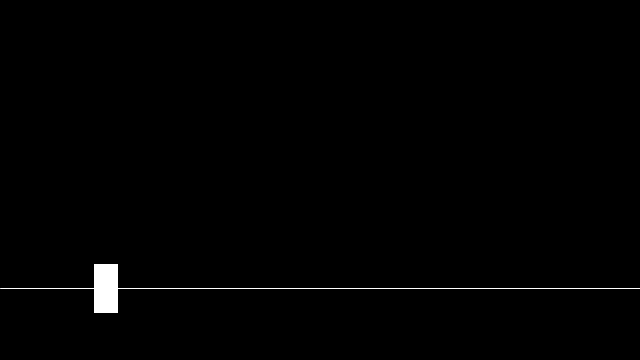
Frame 1 (no input)
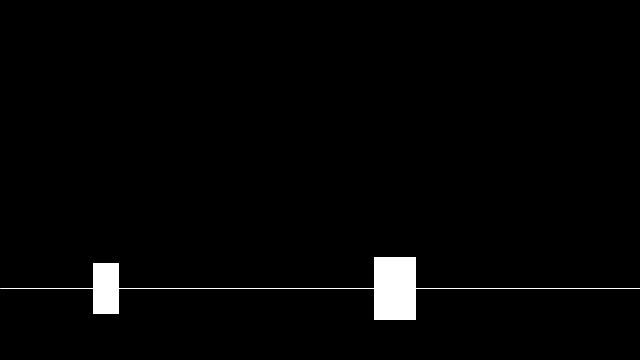
Frame 60 (the mouse pressed at the canvas centre just before this capture)
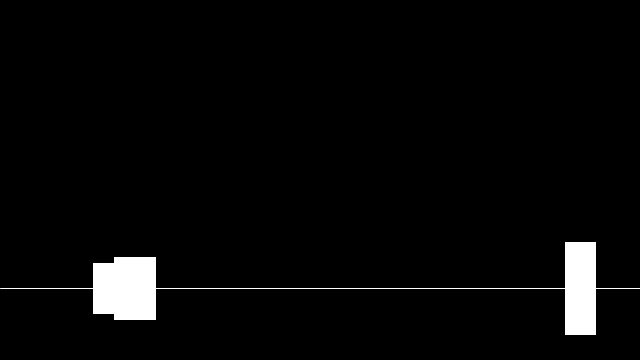
Frame 120 (the mouse held since frame 60 and released just before this capture)

The Processing sketch that drew these frames (run headless with seeded random() and noise(); from frame 60 on, the mouse is pressed at the canvas centre):

// Processing sketch: sketch_08_DinoGame
// ── sketch_08_DinoGame.pde
int width, height;
Game dinoGame;
DinoAction action;

void setup() {
  size(640, 360);
  
  // Initialize params
  width = 640;
  height = 360;
  
  dinoGame = new Game(width, height);
  dinoGame.loadCharacter(width/6, 4 * height/5);
  dinoGame.debug();
}

void draw() {
  dinoGame.display();
}

void keyPressed() {
  if (key == ' ') {
    dinoGame.dinoJump();
  }
}

// ── Dino.pde
class Dino {
  // Declare member variables
  int x,y;
  int width, height;
  
  Dino(int x, int y) {
    this.x = x;
    this.y = y;
    this.width = 25;
    this.height = 50;
  }
  
  void display() {
    fill(255);
    rectMode(CENTER);
    rect(x, y, width, height);
  }
  
  void move(int offsetX, int offsetY) {
    x = x + offsetX;
    y = y + offsetY;
  }
  
  int getX() {
    return x;
  }
  
  int getY() {
    return y;
  }
  
  int getWidth(){
    return width;
  }
  
  int getHeight(){
    return height;
  }
}

// ── DinoAction.pde
class DinoAction {
  
  int jumpHeight;
  int jumpSpeed;
  int jumpDirection;
  int posX;
  int posY;
  boolean doAction;
  
  DinoAction() {
    this.doAction = false;
  }
  
  boolean doAction() {
    return doAction;
  }
  
  void prepare(int posX, int posY) {
    if (this.doAction == false) {
      this.posX = posX;
      this.posY = posY;
      this.doAction = true;
    }
  }
  
  void prepareJump(int jumpHeight, int jumpSpeed) {
    this.jumpHeight = jumpHeight;
    this.jumpSpeed = jumpSpeed;
    this.jumpDirection = -1;
  }
  
  void jump(Dino dino, int jumpSpeed) {
    if (doAction) {
      dino.move(0, jumpDirection * jumpSpeed);
      if ((posY - dino.getY()) > jumpHeight) {
        jumpDirection = 1;
      } else if (dino.getY() == posY) {
        jumpDirection = -1;
        doAction = false;
      }
    }
  }
  
  void debug(Dino dino) {
    println("Jump Height : " + jumpHeight);
    println("Jump Direction : " + jumpDirection);
    println("Initial Postion X : " + posX);
    println("Initial Position Y : " + posY);
    println("Current Position X : " + dino.getX());
    println("Current Position Y : " + dino.getY());
  }
}

// ── Game.pde
class Game { 
  
  // Declare private variables
  int width, height;
  Dino dino;
  DinoAction action;
  ObstacleGenerator obstacleGenerator;
  int jumpHeight;
  int gameSpeed;
  Obstacle obstacle_1, obstacle_2;
  
  Game(int width, int height) {
    this.width = width;
    this.height = height;
    this.jumpHeight = 100;
    this.gameSpeed = 5;
  }
  
  Dino getDino() {
    return this.dino;
  }
  
  void loadCharacter(int x, int y) {
    dino = new Dino(x, y);
    action = new DinoAction();
    obstacleGenerator = new ObstacleGenerator(width, height);
    obstacleGenerator.prepare();
  }
  
  void display() {
    // Display the background
    background(0);
    
    // Display the character
    dino.display();
    
    // Display the obstracle
    obstacleGenerator.display();
    
    if (action.doAction()) {
      action.jump(dino, gameSpeed);
    }
    
    obstacleGenerator.move(gameSpeed);
    
    obstacleGenerator.checkBounds();
    
    obstacleGenerator.collision(dino);
    
    stroke(255);
    line(0, 4 * height/5, width, 4 * height/5);
  }
  
  void dinoJump() {
    action.prepare(dinoGame.getDino().getX(), dinoGame.getDino().getY());
    action.prepareJump(jumpHeight, gameSpeed);
  }
  
  void debug() {
    println("Width : " + width);
    println("Height : " + height);
    if (dino != null) {
      println("Dino loaded!");
    } else {
      println("Dino not loaded!");
    }
  }

}

// ── Obstacle.pde
class Obstacle {
  int posX, posY;
  int width, height;
  
  Obstacle(int posX, int posY) {
    this.posX = posX;
    this.posY = posY;
    this.width = (int) random(25,50);
    this.height = (int) random(50, 100);
  }
  
  void display() {
    fill(255);
    rectMode(CENTER);
    rect(posX, posY, width, height);
  }
  
  void move(int offsetX, int offsetY) {
    posX = posX + offsetX;
    posY = posY + offsetY;
  }
  
  int getX() {
    return posX;
  }
  
  int getY() {
    return posY;
  }
  
  int getWidth(){
    return width;
  }
  
  int getHeight(){
    return height;
  }
  
  void debug() {
    println("Position X : " + posX);
    println("Position Y : " + posY);
    println("Width : " + width);
    println("Height : " + height);
  }
}

// ── ObstacleGenerator.pde
class ObstacleGenerator {
  
  private ArrayList<Obstacle> obstacleList;
  private int frameWidth;
  private int frameHeight;
  private int minObstacleGap;
  private boolean hasCollision;
  
  ObstacleGenerator(int frameWidth, int frameHeight) {
    this.frameWidth = frameWidth;
    this.frameHeight = frameHeight;
    this.minObstacleGap = 200;
    obstacleList = new ArrayList();
  }
  
  void prepare() {
    if (obstacleList.size() == 0) {
      Obstacle obstacle = new Obstacle(frameWidth + 50, 4*frameHeight/5);
      obstacleList.add(obstacle);
    }
  }
  
  void display() {
    // Display all the obstacles
    for(Obstacle obstacle : obstacleList) {
      obstacle.display();
    }
  }
  
  void move(int gameSpeed) {
    if (!hasCollision) {
      for (Obstacle obstacle : obstacleList) {
        obstacle.move(-gameSpeed, 0);
      }
    }
  }
  
  void checkBounds() {
    if (!hasCollision) {
      ArrayList<Obstacle> newObstacleList = new ArrayList();
      for (Obstacle obstacle : obstacleList) {
        if (obstacle.getX() < -100) {
          continue;
        } else {
          newObstacleList.add(obstacle);
        }
      }
      obstacleList = newObstacleList;
      newObstacleList = null;
      
      if (obstacleList.size() > 0) {
        int lastPosX = obstacleList.get(obstacleList.size() -1).getX();
        if ((width - lastPosX) > minObstacleGap) {
          obstacleList.add(new Obstacle(frameWidth + (int)random(50,250), 4*frameHeight/5));
        }
      }
    }
  }
  
  void collision(Dino dino) {
    if (obstacleList.size() > 0) {
      for (Obstacle obstacle : obstacleList) {
        hasCollision = hasCollision | intersects(obstacle, dino);
      }
    }
  }
  
  boolean intersects(Obstacle obstacle, Dino dino) {
    boolean isOverlapping = false;
    int maxDinoX = dino.getX() + dino.getWidth()/2;
    int maxDinoY = dino.getY() + dino.getHeight()/2;
    int minObstacleX = obstacle.getX() - obstacle.getWidth()/2;
    int minObstacleY = obstacle.getY() - obstacle.getHeight()/2;
    if (maxDinoX > minObstacleX && maxDinoY > minObstacleY) {
      isOverlapping = true;
      println("Collision has occurred!");
    }
    return isOverlapping;
  }
}
